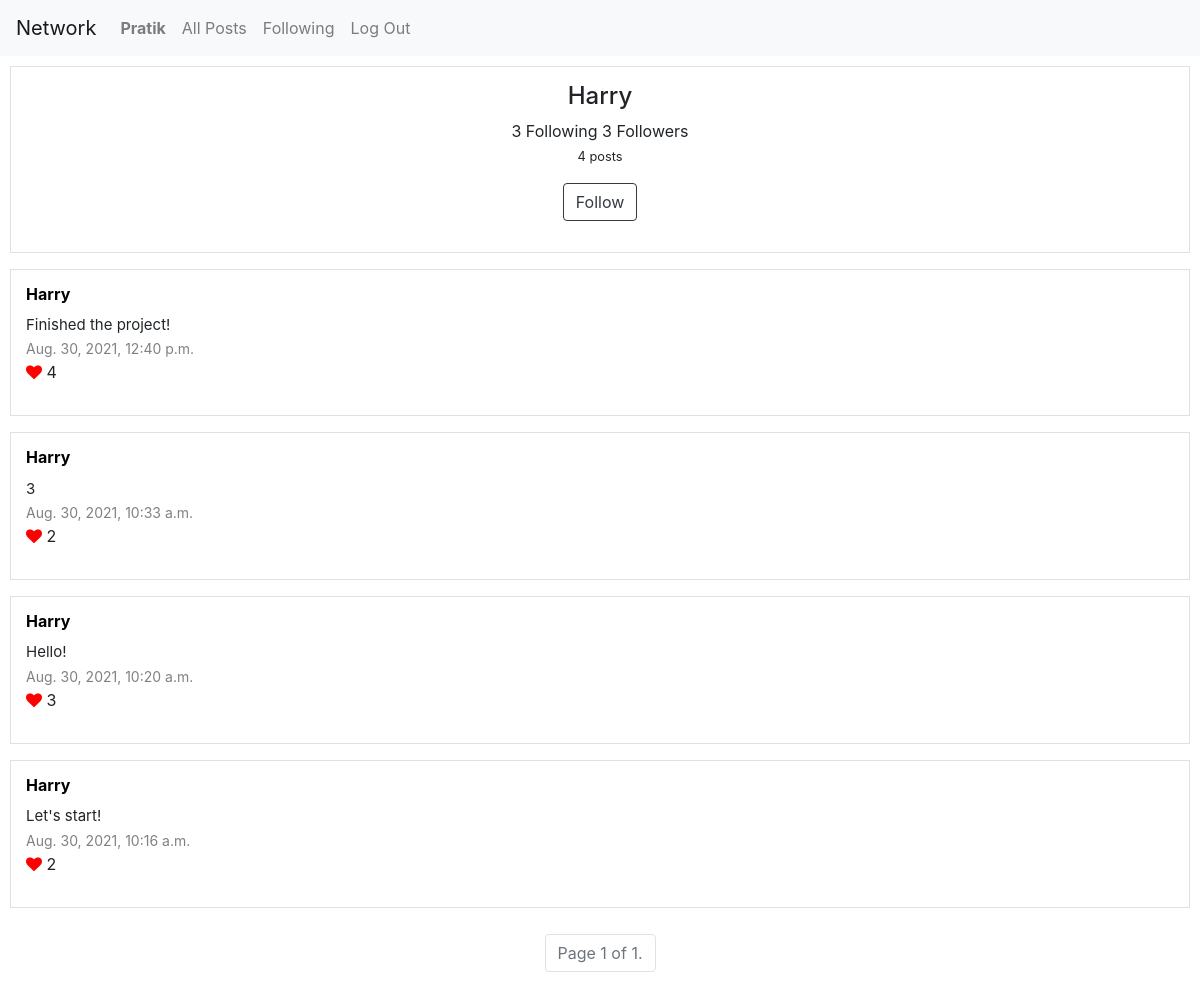
The app's page /profile/6 (signed in) with its own data.
### network/models.py (models this page shows, shortened)
class User(AbstractUser):
    following = models.ManyToManyField(
        "User",
        related_name="followers"
    )

class Post(models.Model):
    uploader = models.ForeignKey(
        User,
        on_delete=models.CASCADE,
        related_name="post_uploader"
    )
    body = models.TextField(blank=True)
    timestamp = models.DateTimeField(auto_now_add=True)
    likes = models.ManyToManyField(
        User,
        related_name="post_liked"
    )
    class Meta:
        ordering = ['-timestamp']

### network/views.py (the view)
# urls.py: path("profile/<int:user_id>", views.profile, name="profile"),
@csrf_exempt
@login_required
def profile(request, user_id):
    user = request.user
    uploader = User.objects.get(pk=user_id)
    posts = Post.objects.filter(uploader=user_id)
    count = posts.count()
    paginator = Paginator(posts, 10)
    page_number = request.GET.get('page')
    page_obj = paginator.get_page(page_number)
    posts = page_obj.object_list
    if request.method == "POST":
        if user.following.filter(id=uploader.id).exists():
            user.following.remove(uploader)
        else:
            user.following.add(uploader)
    follows = uploader.following.all().count()
    followers = uploader.followers.all().count()
    following = False
    if follows == "":
        follows = 0
    if followers == "":
        followers = 0
    if user.following.filter(id=uploader.id).exists():
        following = True
    return render(request, "network/profile.html", {
        "user": user,
        "uploader": uploader,
        "posts": posts,
        "page_obj": page_obj,
        "count": count,
        "follows": follows,
        "followers": followers,
        "following": following
    })

### network/templates/network/profile.html (shortened to what this page needs)
{% extends "network/layout.html" %}
{% block body %}
<div style="padding: 10px;">
    <div class="mb-3 border" style="padding: 15px;">
        <div style="text-align: center;">
            <h4>{{ uploader.username }}</h4>
            <p>
                {{ follows }} Following {{ followers }} Followers <br />
                {% if count == 1 %}
                    <small>{{ count }} post</small><br/>
                {% else %}
                    <small>{{ count }} posts</small><br/>
                {% endif %}
                {% if user != uploader %}
                    <form action="{% url 'profile' uploader.id %}" method="POST">
                    {% if following %}
                        <button type="submit" class="btn btn-outline-danger">Unfollow</button>
                    {% else %}
                        <button type="submit" class="btn btn-outline-dark">Follow</button>
                    {% endif %}
                    </form>
                {% endif %}
            </p>
        </div>
    </div>
    {% for post in posts %}
        <div class="mb-3 border" style="padding: 15px;">
            {% if user.is_authenticated %}
            <a href="{% url 'profile' post.uploader.id %}" style="color: black;">
                <h6>
                    <strong>{{ post.uploader.username }}</strong>
                </h6>
            </a>
            {% else %}
                <h6><strong>{{ post.uploader.username }}</strong></h6>
            {% endif %}
            <p>
                <span id="body-{{ post.id }}" style="font-size: 15px;">{{ post.body }}</span>
                <br />
                <span style="color: gray; font-size: 14px;">
                    {{ post.timestamp }}
                </span>
                <br />
                {% if user.is_authenticated %}
                    {% if user in post.likes.all %}
                        <span>
                            <i class="fa fa-heart" style="color:red; cursor: pointer;" id="like-btn-{{ post.id }}" onclick="like('{{ post.id }}')"></i>
                        </span>
                    {% else %}
                        <span>
                            <i class="fa fa-heart" style="color:black; cursor: pointer;" id="like-btn-{{ post.id }}" onclick="like('{{ post.id }}')"></i>
                        </span>
                    {% endif %}
                {% else %}
                    <span>
                        <i class="fa fa-heart" style="color:black; cursor: pointer;"></i>
                    </span>
                {% endif %}
                <span id="like-count-{{ post.id }}">
                    {{ post.likes.all.count }}
                </span>
            </p>
        </div>
    {% empty %}
        <h5>No posts.</h5>
    {% endfor %}
</div>
<nav aria-label="Page navigation example">
    <ul class="pagination justify-content-center">
        <li class="page-item disabled">
            <a class="page-link" href="#" tabindex="-1" aria-disabled="true">Page {{ page_obj.number }} of {{ page_obj.paginator.num_pages }}.</a>
        </li>
    </ul>
</nav>
{% endblock %}

### network/templates/network/layout.html (shortened to what this page needs)
{% load static %}
<!DOCTYPE html>
<html lang="en">
    <head>
        <link rel="stylesheet" href="https://stackpath.bootstrapcdn.com/bootstrap/4.4.1/css/bootstrap.min.css">
        <link rel="stylesheet" href="https://cdnjs.cloudflare.com/ajax/libs/font-awesome/4.7.0/css/font-awesome.min.css">
        <link href="{% static 'network/styles.css' %}" rel="stylesheet">
    </head>
    <body>
        <nav class="navbar navbar-expand-lg navbar-light bg-light">
            <a class="navbar-brand" href="{% url 'index' %}">Network</a>
            <div>
              <ul class="navbar-nav mr-auto">
                {% if user.is_authenticated %}
                    <li class="nav-item">
                        <a class="nav-link" href="{% url 'profile' user.id %}"><strong>{{ user.username }}</strong></a>
                    </li>
                {% endif %}
                <li class="nav-item">
                  <a class="nav-link" href="{% url 'index' %}">All Posts</a>
                </li>
                {% if user.is_authenticated %}
                    <li class="nav-item">
                        <a class="nav-link" href="{% url 'following' %}">Following</a>
                    </li>
                    <li class="nav-item">
                        <a class="nav-link" href="{% url 'logout' %}">Log Out</a>
                    </li>
                {% endif %}
              </ul>
            </div>
          </nav>
        <div class="body">
            {% block body %}
            {% endblock %}
        </div>
    </body>
</html>

### records on screen
User: username "Pratik"
User: username "Harry"
Post: uploader.username "Harry", body "Finished the project!", timestamp "Aug. 30, 2021, 12:40 p.m.", likes.all.count "4"
Post: uploader.username "Harry", body "3", timestamp "Aug. 30, 2021, 10:33 a.m.", likes.all.count "2"
Post: uploader.username "Harry", body "Hello!", timestamp "Aug. 30, 2021, 10:20 a.m.", likes.all.count "3"
Post: uploader.username "Harry", body "Let's start!", timestamp "Aug. 30, 2021, 10:16 a.m.", likes.all.count "2"

### other values on screen
{{ follows }} "3"
{{ followers }} "3"
{{ count }} "4"
{{ page_obj.number }} "1"
{{ page_obj.paginator.num_pages }} "1"
